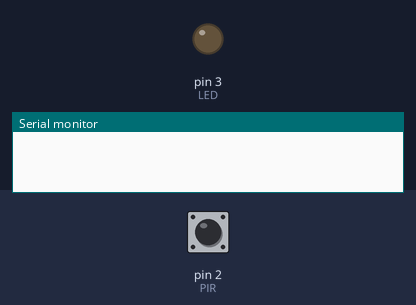
Bench run of a sketch on a simulated Arduino Uno, built with avr-gcc and run on an emulated ATmega328P. Parts: output pins drawn as LEDs (lit = HIGH), the last lines printed to the serial monitor. The test bench sets the inputs (shaded band); at power-on: pin 2 (PIR) LOW.

Above: at 1.2 s.
1.3 s: pin 2 (PIR) driven HIGH
At 1.6 s:
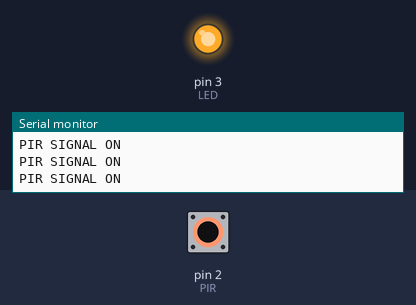
2.8 s: pin 2 (PIR) pulsed LOW 2 times (0.12 s each, 0.3 s apart)
6.4 s: pin 2 (PIR) pulsed LOW 2 times (0.12 s each, 0.3 s apart)
Timing chart, 0 to 9.4 s (numbered marks = the images above; inputs shaded):
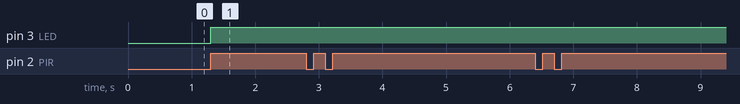

Measured:
- after the input at 1.3 s, pin 3 (LED): LOW → HIGH at once

The sketch:

09.PIR_seonsor_millis.ino
```cpp
const int PIR = 2;
const int LED = 3;
unsigned long time =0;
int PIR_flag = 0;
unsigned long before = 0;
extern volatile unsigned long timer0_millis;

void setup() {
  // put your setup code here, to run once:
  Serial.begin(9600);
  pinMode(PIR,INPUT);
  pinMode(LED,OUTPUT);
}

void loop() {

  int tmp = digitalRead(PIR);

  if( tmp == 1)
  {
    PIR_flag =1;
    timer0_millis = 0;
    time=0;
    Serial.println("PIR SIGNAL ON");
  }
  if (PIR_flag ==1)
  {
    time = millis();
    digitalWrite(LED, HIGH);
    if ((time-before)== 5000)
    {
      PIR_flag =0;
      timer0_millis = 0;
      time = 0;
      digitalWrite(LED, LOW);
      Serial.println("5 seconds! led off");
    }
  }
}
```
